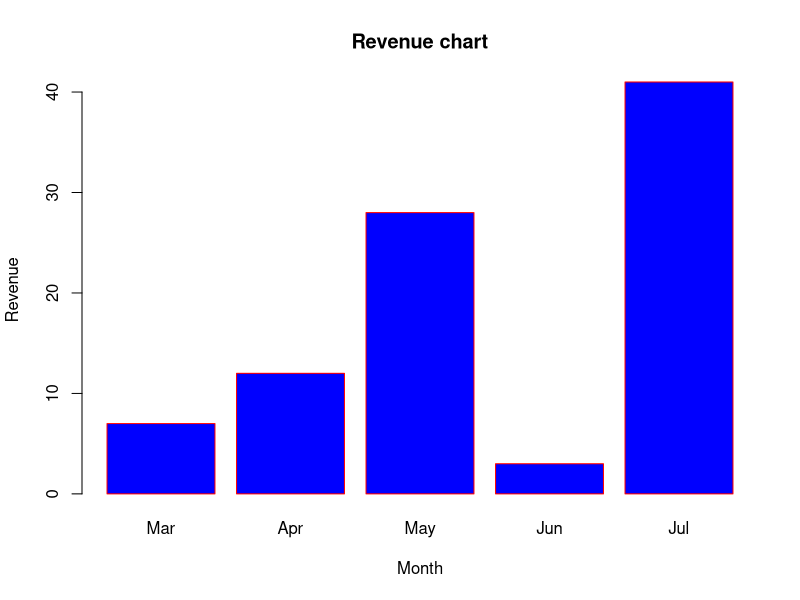
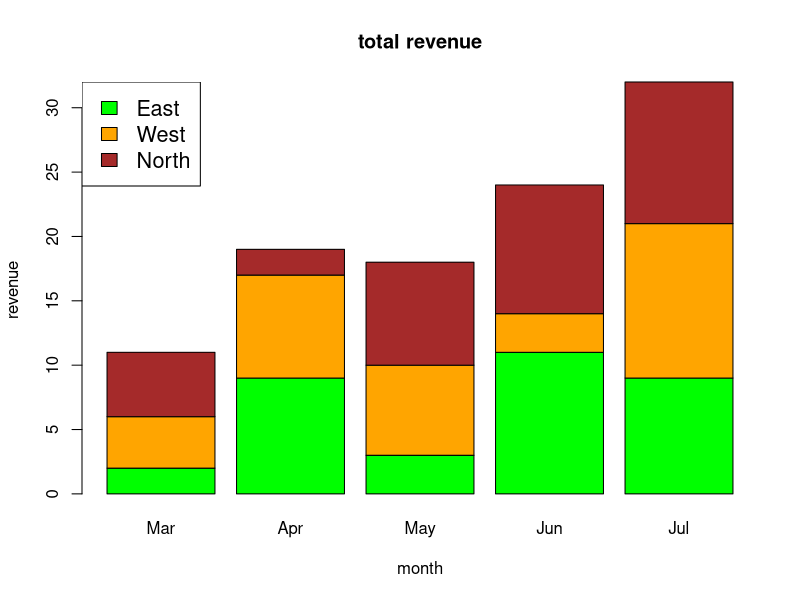
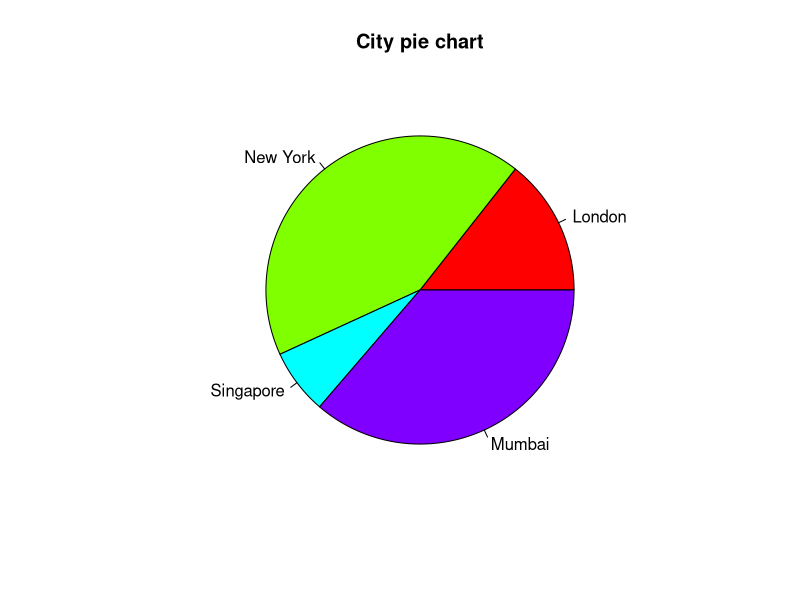
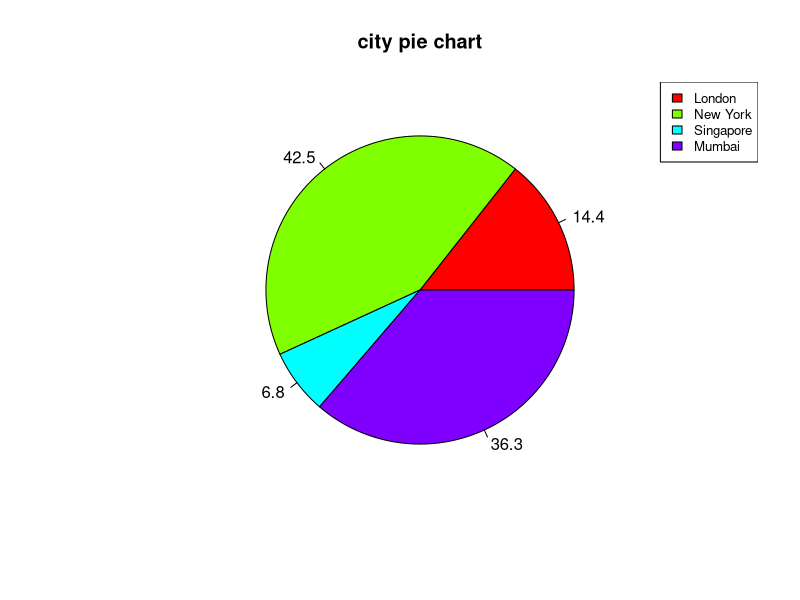
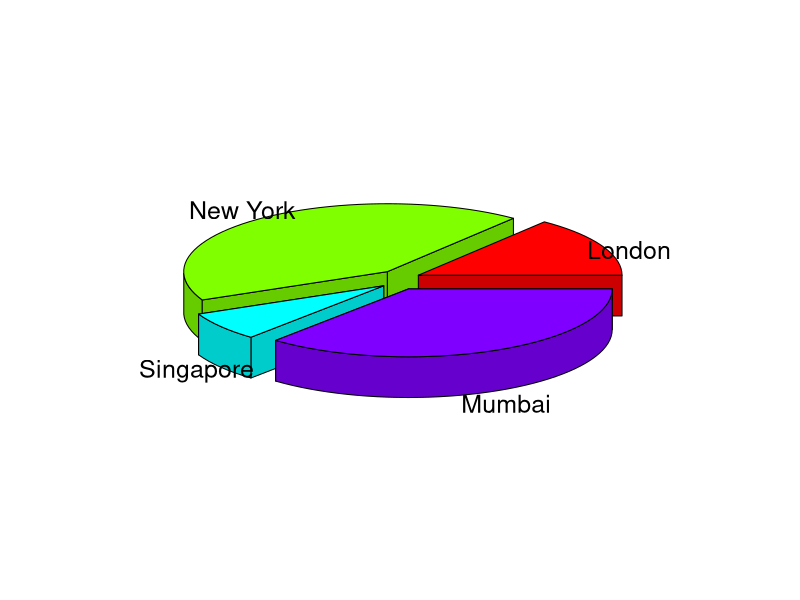
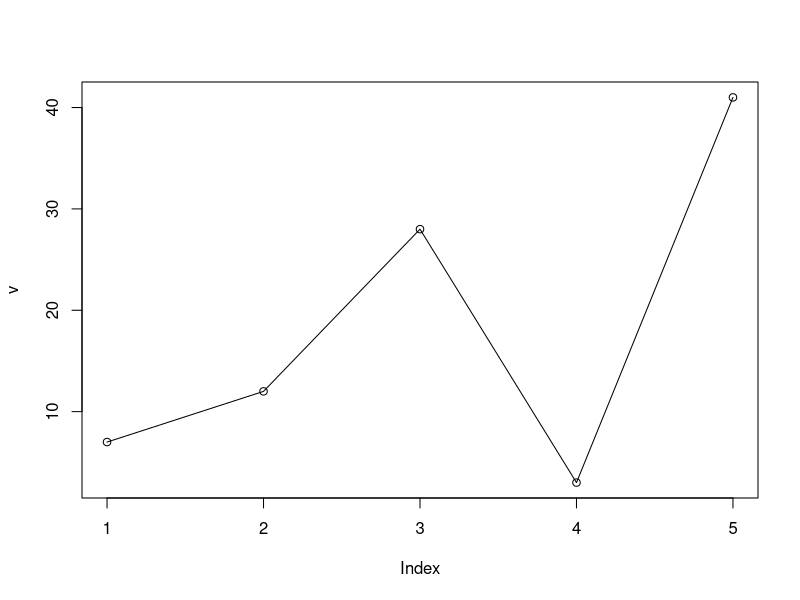
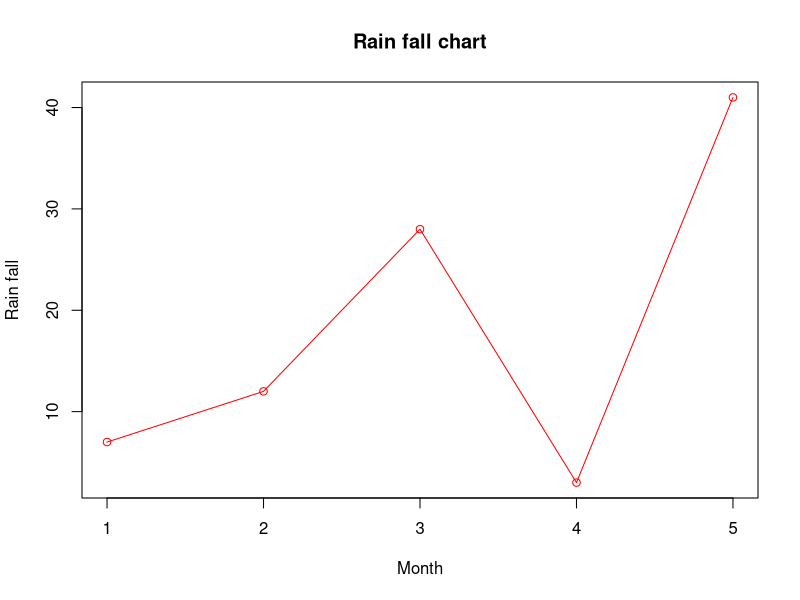

The R script that drew these images, in order:
H <- c(7,12,28,3,41)
M <- c("Mar","Apr","May","Jun","Jul")
barplot(H,names.arg=M,xlab="Month",ylab="Revenue",col="blue",main="Revenue chart",border="red")
png(file = "barchart_months_revenue.png")
dev.off()

colors = c("green","orange","brown")
months = c("Mar","Apr","May","Jun","Jul")
regions = c("East","West","North")
Values <- matrix(c(2,9,3,11,9,4,8,7,3,12,5,2,8,10,11), nrow = 3, ncol = 5, byrow = TRUE)
barplot(Values, main = "total revenue", names.arg = months, xlab = "month", ylab = "revenue", col = colors)
legend("topleft", regions, cex = 1.3, fill = colors)
png(file = "barchart_stacked.png")
dev.off()

colors = c("green","orange","blue","red")
x = c(21, 62, 10, 53)
labels=c("London", "New York", "Singapore", "Mumbai")
pie(x,labels, main="City pie chart", col=rainbow(length(x)))
png(file = "city.png")
dev.off()

x = c(21, 62, 10, 53)
labels=c("London", "New York", "Singapore", "Mumbai")
piepercent=round(100*x/sum(x),1)
pie(x,labels=piepercent,main="city pie chart",col=rainbow(length(x)))
legend("topright",c("London","New York","Singapore","Mumbai"),cex=0.8,fill=rainbow(length(x)))
png(file = "city_percentage_legends.jpg")
dev.off()

install.packages("plotrix")
library(plotrix)
x = c(21, 62, 10, 53)
lbl=c("London", "New York", "Singapore", "Mumbai")
pie3D(x,labels=lbl,explode=0.1)

v=c(7,12,28,3,41)
plot(v,type="o")
png(file = "line_chart.jpg")
dev.off()

v <- c(7,12,28,3,41)
png(file = "line_chart_label_colored.jpg")
plot(v,type = "o", col = "red", xlab = "Month", ylab = "Rain fall",main = "Rain fall chart")
dev.off()
